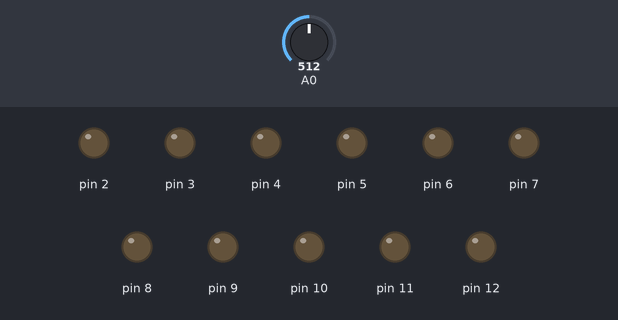
This sketch was run on a simulated Arduino Uno, built with avr-gcc and run on an emulated ATmega328P. On the bench: output pins drawn as LEDs (lit = HIGH). Inputs (shaded band) come from the test bench; at power-on: A0 = 512.

Above: at 0.1 s.
At 7.7 s:
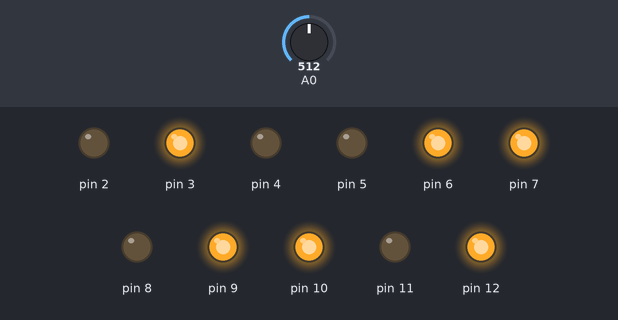
At 12.9 s:
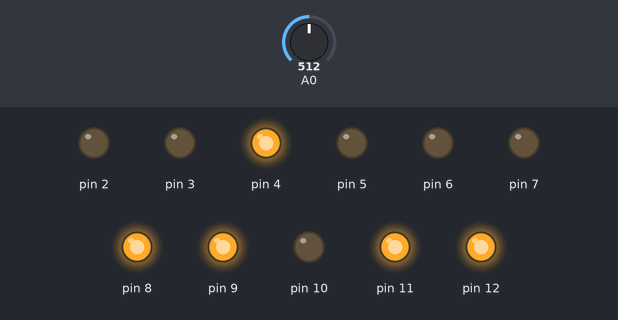
At 18.0 s:
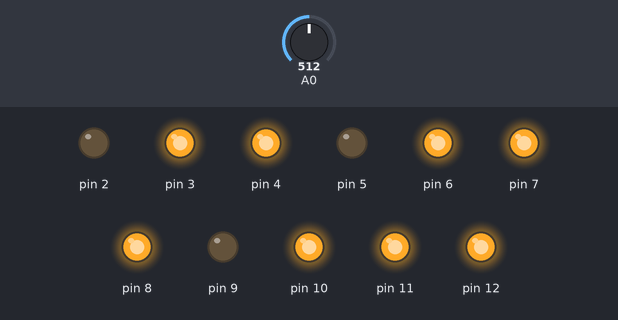
At 25.7 s:
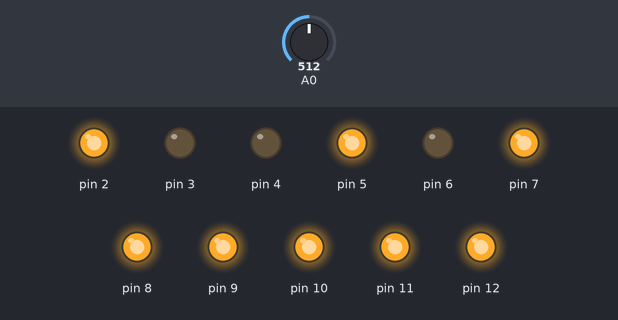
At 38.5 s:
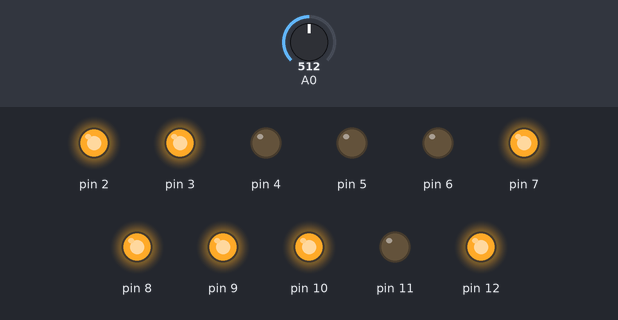
Timing chart, 0 to 40.0 s (numbered marks = the images above):
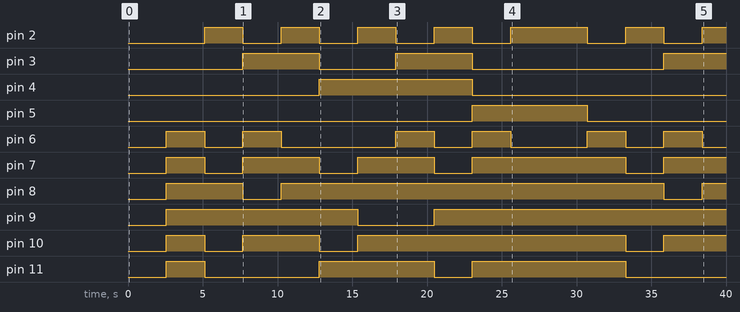

Measured:
- by itself, pin 2: goes 4 × (HIGH 2.6 s, LOW 2.6 s), HIGH 5.1 s, LOW 2.6 s, HIGH 2.6 s, LOW 2.6 s, then HIGH
- by itself, pin 3: goes HIGH 5.1 s, LOW 5.1 s, HIGH 5.1 s, LOW 12.8 s, then HIGH
- by itself, pin 4: LOW → HIGH at 12.8 s, → LOW 10.2 s later
- by itself, pin 5: LOW → HIGH at 23.0 s, → LOW 7.7 s later
- by itself, pin 6: LOW → HIGH at 2.6 s, → LOW 2.6 s later, → HIGH 2.6 s later, → LOW 2.6 s later, … (12 changes in this stretch)
- by itself, pin 7: LOW → HIGH at 2.6 s, → LOW 2.6 s later, → HIGH 2.6 s later, → LOW 5.1 s later, … (9 changes in this stretch)
- by itself, pin 8: goes HIGH 5.1 s, LOW 2.6 s, HIGH 25.6 s, LOW 2.6 s, then HIGH
- by itself, pin 9: LOW → HIGH at 2.6 s, → LOW 12.8 s later, → HIGH 5.1 s later

The sketch:

2023-0303_7SegmentDisplay.ino
```cpp
void setup() {
  // put your setup code here, to run once:
  for(int i = 2; i<13; i++){
    pinMode(i, OUTPUT);
  }
}

void loop() {  // put your main code here, to run repeatedly:
  int time = analogRead(A0);
  int Delay = time * 5;
  delay(Delay);

  //0
  for(int i = 6; i<13; i++){
    if(i==12){
      digitalWrite(i,LOW);
    }else{
      digitalWrite(i,HIGH);
    }
  }
  for(int i = 2; i<6; i++){
      digitalWrite(i,LOW);
  }
  delay(Delay);

  //1
  for(int i = 6; i<13; i++){
    if(i==12 or i==11 or i==10 or i==7 or i==6){
      digitalWrite(i,LOW);
    }else{
      digitalWrite(i,HIGH);
    }
  }
  for(int i = 2; i<6; i++){
    if(i==2){
      digitalWrite(i,HIGH);
    }else{
      digitalWrite(i,LOW);
    }
  }
  delay(Delay);

  //2
  for(int i = 6; i<13; i++){
    if(i==11 or i==8){
      digitalWrite(i,LOW);
    }else{
      digitalWrite(i,HIGH);
    }
  }
  for(int i = 2; i<6; i++){
    if(i==3){
      digitalWrite(i,HIGH);
    }else{
      digitalWrite(i,LOW);
    }
  }
  delay(Delay);

  //3
  for(int i = 6; i<13; i++){
    if(i==11 or i==6){
      digitalWrite(i,LOW);
    }else{
      digitalWrite(i,HIGH);
    }
  }
  for(int i = 2; i<6; i++){
    if(i==2 or i==3){
      digitalWrite(i,HIGH);
    }else{
      digitalWrite(i,LOW);
    }
  }
  delay(Delay);

  //4
  for(int i = 6; i<13; i++){
    if(i==10 or i==7 or i==6){
      digitalWrite(i,LOW);
    }else{
      digitalWrite(i,HIGH);
    }
  }
  for(int i = 2; i<6; i++){
    if(i==4){
      digitalWrite(i,HIGH);
    }else{
      digitalWrite(i,LOW);
    }
  }
  delay(Delay);

  //5
  for(int i = 6; i<13; i++){
    if(i==9 or i==6){
      digitalWrite(i,LOW);
    }else{
      digitalWrite(i,HIGH);
    }
  }
  for(int i = 2; i<6; i++){
    if(i==2 or i==4){
      digitalWrite(i,HIGH);
    }else{
      digitalWrite(i,LOW);
    }
  }
  delay(Delay);

  //6
  for(int i = 6; i<13; i++){
    if(i==9){
      digitalWrite(i,LOW);
    }else{
      digitalWrite(i,HIGH);
    }
  }
  for(int i = 2; i<6; i++){
    if(i==3 or i==4){
      digitalWrite(i,HIGH);
    }else{
      digitalWrite(i,LOW);
    }
  }
  delay(Delay);

  //7
  for(int i = 6; i<13; i++){
    if(i==12 or i==11 or i==7 or i==6){
      digitalWrite(i,LOW);
    }else{
      digitalWrite(i,HIGH);
    }
  }
  for(int i = 2; i<6; i++){
    if(i==2 or i==3 or i==4){
      digitalWrite(i,HIGH);
    }else{
      digitalWrite(i,LOW);
    }
  }
  delay(Delay);

  //8
  for(int i = 6; i<13; i++){
    digitalWrite(i,HIGH);
  }
  for(int i = 2; i<6; i++){
    if(i==5){
      digitalWrite(i,HIGH);
    }else{
      digitalWrite(i,LOW);
    }
  }
  delay(Delay);

  //9
  for(int i = 6; i<13; i++){
    if(i==6){
      digitalWrite(i,LOW);
    }else{
      digitalWrite(i,HIGH);
    }
  }
  for(int i = 2; i<6; i++){
    if(i==2 or i==5){
      digitalWrite(i,HIGH);
    }else{
      digitalWrite(i,LOW);
    }
  }
  delay(Delay);


}
```
